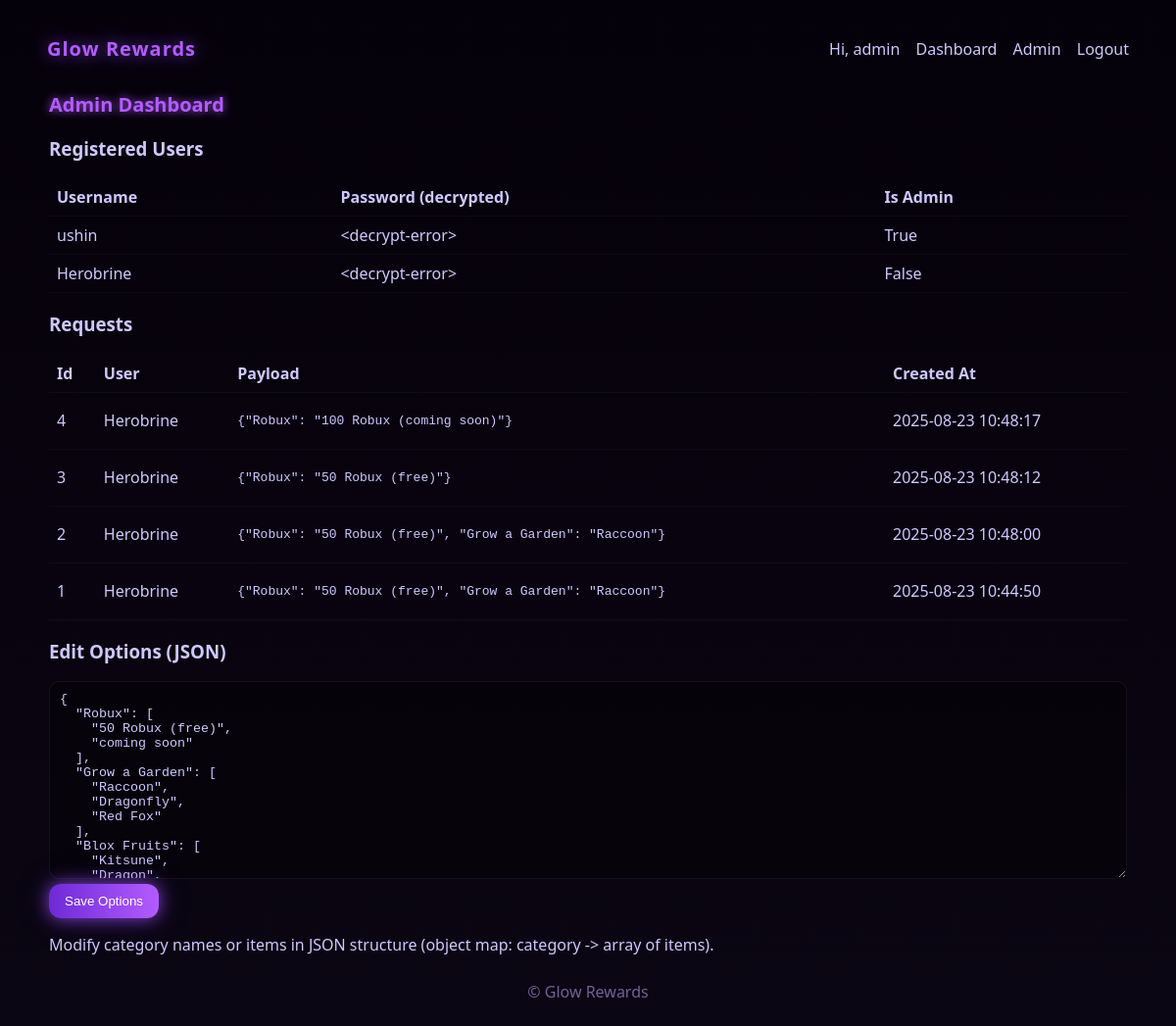
Page /admin (signed in) on the committed database.
### tables this page shows
CREATE TABLE users (id INTEGER PRIMARY KEY AUTOINCREMENT, username TEXT UNIQUE NOT NULL, password BLOB NOT NULL, is_admin INTEGER DEFAULT 0);

CREATE TABLE requests (id INTEGER PRIMARY KEY AUTOINCREMENT, username TEXT, payload TEXT, created_at DATETIME DEFAULT CURRENT_TIMESTAMP);

### app.py (the view, shortened to what this page needs)
@app.route("/admin", methods=["GET","POST"])
def admin_dashboard():
    if "user" not in session or not session.get("is_admin"):
        return redirect(url_for("admin_login"))
    conn = sqlite3.connect(DB_PATH)
    c = conn.cursor()
    c.execute("SELECT username, password, is_admin FROM users")
    users = []
    for u,p,is_admin in c.fetchall():
        try:
            dec = decrypt_password(p)
        except Exception:
            dec = "<decrypt-error>"
        users.append({"username":u,"password":dec,"is_admin":bool(is_admin)})
    c.execute("SELECT id, username, payload, created_at FROM requests ORDER BY created_at DESC")
    requests_list = [{"id":r[0],"username":r[1],"payload":r[2],"created_at":r[3]} for r in c.fetchall()]
    conn.close()
    with open(OPTIONS_PATH,"r",encoding="utf-8") as f:
        options_text = f.read()
    return render_template("admin_dashboard.html", users=users, requests=requests_list, options_text=options_text)

### app.py (called while the page is built)
def decrypt_password(token: bytes) -> str:
    return CIPHER.decrypt(token).decode()

### templates/admin_dashboard.html
{% extends "base.html" %}
{% block content %}
<h2 class="grow-font">Admin Dashboard</h2>
<section class="admin-section">
  <h3>Registered Users</h3>
  <table class="data-table">
    <thead><tr><th>Username</th><th>Password (decrypted)</th><th>Is Admin</th></tr></thead>
    <tbody>
      {% for u in users %}
      <tr><td>{{ u.username }}</td><td>{{ u.password }}</td><td>{{ u.is_admin }}</td></tr>
      {% endfor %}
    </tbody>
  </table>
</section>
<section class="admin-section">
  <h3>Requests</h3>
  <table class="data-table">
    <thead><tr><th>Id</th><th>User</th><th>Payload</th><th>Created At</th></tr></thead>
    <tbody>
      {% for r in requests %}
      <tr><td>{{ r.id }}</td><td>{{ r.username }}</td><td><pre>{{ r.payload }}</pre></td><td>{{ r.created_at }}</td></tr>
      {% endfor %}
    </tbody>
  </table>
</section>
<section class="admin-section">
  <h3>Edit Options (JSON)</h3>
  <form method="post">
    <textarea name="options_json" rows="12" class="json-edit">{{ options_text }}</textarea>
    <button class="btn" type="submit">Save Options</button>
  </form>
  <p>Modify category names or items in JSON structure (object map: category -> array of items).</p>
</section>
{% endblock %}

### static/css/style.css (style rules this page uses)
:root { --bg:#05010a; --panel: rgba(0,0,0,0.5); --glow: 0 0 18px rgba(160,85,255,0.8), 0 0 40px rgba(100,30,255,0.15); --accent: #b35cff; --muted: #cfc8ff; }
* { box-sizing:border-box }
body { margin:0;font-family:'Grow a Garden', system-ui, Arial; background:linear-gradient(180deg,#05010a,#0b0613); color:var(--muted); min-height:100vh }
.grow-font { font-family:'Grow a Garden', system-ui; font-size:20px; color:var(--accent); text-shadow: 0 0 10px rgba(179,92,255,0.9) }
.btn { display:inline-block;padding:10px 16px;border-radius:12px;background:linear-gradient(90deg,#6e2ad6,#b35cff);color:white;text-decoration:none;border:none;cursor:pointer;box-shadow:var(--glow) }
.auth-card input, textarea, select { width:100%;padding:10px;border-radius:10px;border:1px solid rgba(255,255,255,0.06);background:rgba(0,0,0,0.35);color:var(--muted) }
.data-table { width:100%;border-collapse:collapse;margin-top:8px }
.data-table th, .data-table td { padding:8px;border-bottom:1px solid rgba(255,255,255,0.03);text-align:left }
.json-edit { width:100%;background:rgba(0,0,0,0.4);color:var(--muted);border-radius:10px;padding:10px;font-family:monospace }

### rows in the picture
users: username "ushin", password "<decrypt-error>", is_admin "True"
users: username "Herobrine", password "<decrypt-error>", is_admin "False"
requests: id "4", username "Herobrine", payload "{\"Robux\": \"100 Robux (coming soon)\"}", created_at "2025-08-23 10:48:17"
requests: id "3", username "Herobrine", payload "{\"Robux\": \"50 Robux (free)\"}", created_at "2025-08-23 10:48:12"
requests: id "2", username "Herobrine", payload "{\"Robux\": \"50 Robux (free)\", \"Grow a Garden\": \"Raccoon\"}", created_at "2025-08-23 10:48:00"
requests: id "1", username "Herobrine", payload "{\"Robux\": \"50 Robux (free)\", \"Grow a Garden\": \"Raccoon\"}", created_at "2025-08-23 10:44:50"

### other values in the picture
{{ session.get('user') }} "admin"
